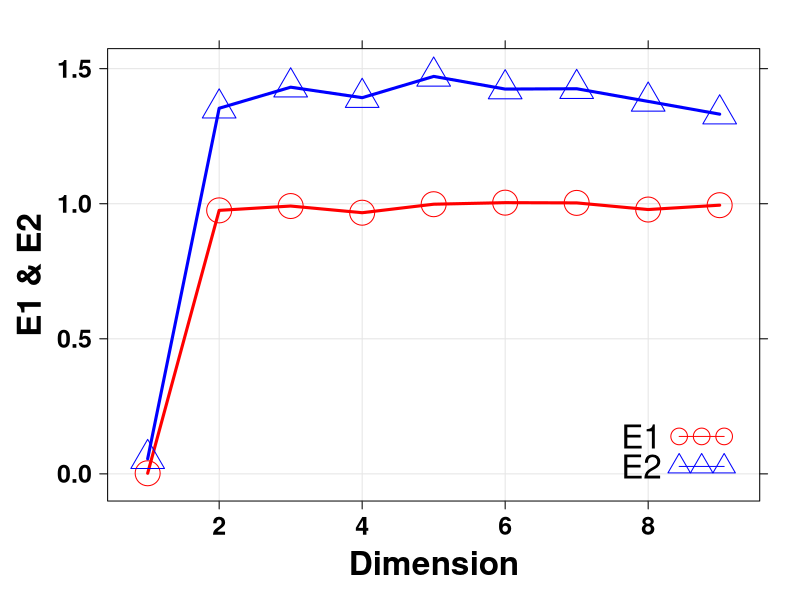

Write R code to recreate this figure.
library(lattice) ##xyplot

data <- NULL;

setwd(getwd()); # set and get the current working directory
E1<-read.csv('E1_f_N1000.dat', sep='', header=FALSE);
E2<-read.csv('E2_f_N1000.dat', sep='', header=FALSE);
#If sep = "" (the default for read.table) the separator is ‘white space’, 
#that is one or more spaces, tabs, newlines or carriage returns.

data$samples <- E1[,1];
data$E1 <- E1[,2];
data$E2 <- E2[,2];



png(filename="plote1e2values.png", height=700, width=1200,bg="white") 
xyplot( data$E1 + data$E2  ~ data$samples,
        pch=1:2, # control the plot characters
        cex=3, # control the characther expansion for characters
        col= c('red', 'blue'), #col: Control the colors of symbols
        
        col.line = c('red', 'blue'), type = "b", 
        lty=1, lwd=3, # control line type and the line width
        main=list(label="", cex=2.5), #Control the character expansion ratio (cex)
        xlab=list(label="Dimension",  font=2, cex=2),
        ylab=list(label="E1 & E2",  font=2, cex=2),
        scales=list(font=2, cex=1.5),# size of the number labels from the x-y axes
        
        ## LABELS
         key=list(
           text = list(c("E1", "E2")), 
           lines = list(pch=1:2, col= c('red', 'blue')), type="b",
           cex=2, # control the character expansion  of the symbols
           corner=c(0.95,0.05) # position
         ),
          
        grid=TRUE
) 
dev.off() # Turn off device driver (to flush output to PNG)





